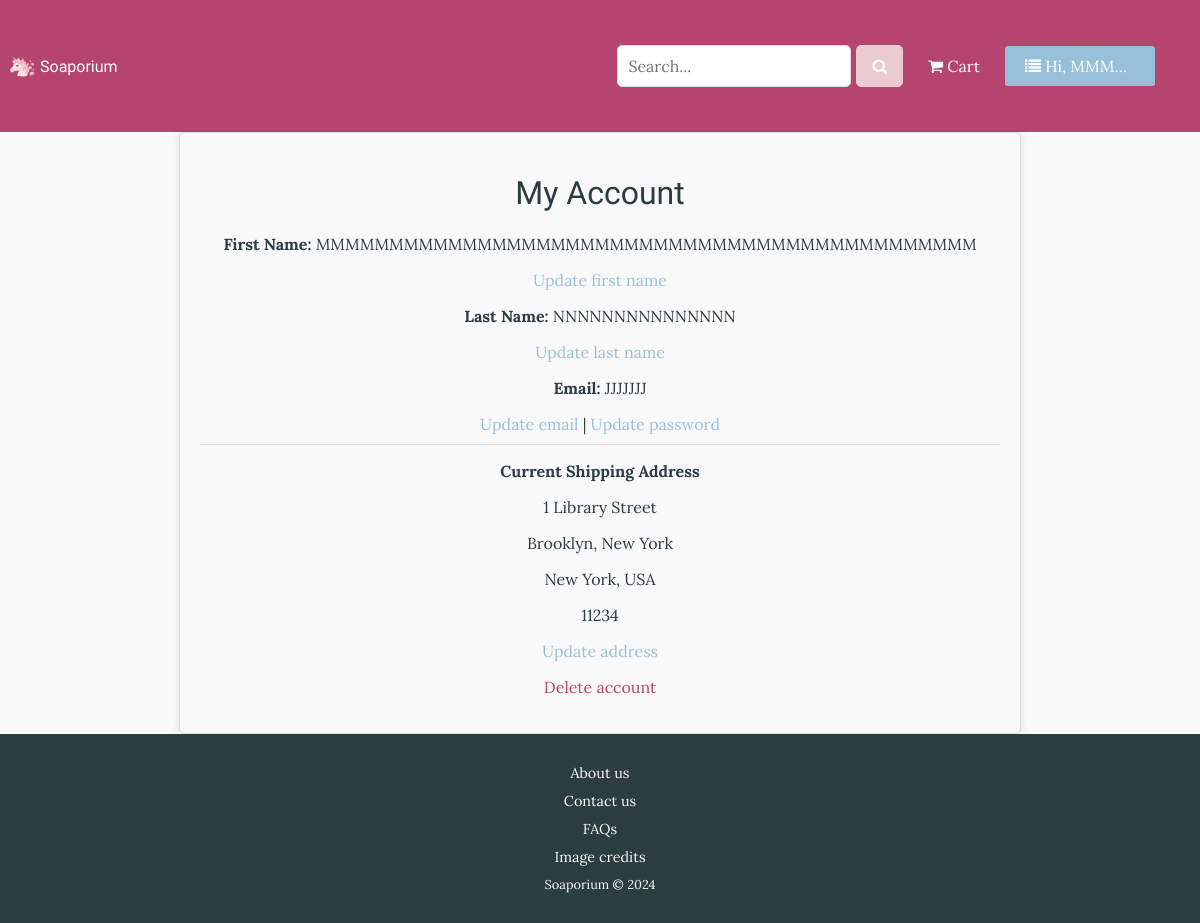
Page /user (signed in) on the committed database.
### tables this page shows
CREATE TABLE User (userid INTEGER PRIMARY KEY AUTOINCREMENT, fname TEXT NOT NULL, lname TEXT NOT NULL, housenum INTEGER, street TEXT, suburb TEXT, town TEXT, region TEXT, country TEXT, postcode INTEGER, email TEXT NOT NULL, password TEXT NOT NULL);

### routes.py (the view)
@app.route("/user")
def userinfo():
    userid = session.get("userid")
    if not userid:
        flash("Please login to access your information", 'message')
        return render_template("login.html")
    sql = "SELECT * FROM User WHERE userid = ?"
    user = execute_query(sql, (userid,), fetchone=True)
    if not user:
        return render_template('404.html'), 404
    return render_template("user.html", user=user)

### routes.py (called while the page is built)
def execute_query(sql, params=(), fetchone=False,
                  fetchall=False, commit=False):
    connection = sqlite3.connect("Soap.db")
    cursor = connection.cursor()
    result = None
    try:
        cursor.execute(sql, params)
        if commit:
            connection.commit()
        if fetchone:
            result = cursor.fetchone()
        elif fetchall:
            result = cursor.fetchall()
    except sqlite3.Error as e:
        app.logger.error(f"Database error: {e}")
        raise
    finally:
        connection.close()
    return result

@app.context_processor
def inject_user_firstname():
    user_firstname = None
    userid = session.get("userid")
    if userid:
        sql = "SELECT fname FROM User WHERE userid = ?"
        user = execute_query(sql, (userid,), fetchone=True)
        if user:
            user_firstname = user[0]
    return dict(user_firstname=user_firstname)

### templates/user.html (shortened to what this page needs)
{% extends "layout.html" %}
{% block content %}
<div class="user-info-container">
    <h1>My Account</h1>
    {% if user %}
    <p><strong>First Name:</strong> {{ user[1] }}</p>
    <a href="{{ url_for('update_info', field='fname') }}" class="update-link">Update first name</a>
    <p><strong>Last Name:</strong> {{ user[2] }}</p>
    <a href="{{ url_for('update_info', field='lname') }}" class="update-link">Update last name</a>
    <p><strong>Email:</strong> {{ user[10] }}</p>
    <a href="{{ url_for('update_info', field='email') }}" class="update-link">Update email</a> |
    <a href="{{ url_for('update_info', field='password') }}" class="update-link">Update password</a>
    <hr>
    {% if user[3] and user[4] and user[5] and user[6] and user[7] and user[8] and user[9] %}
    <p><strong>Current Shipping Address</strong></p>
    <p>{{ user[3] }} {{ user[4] }}</p>
    <p>{{ user[5] }}, {{ user[6] }}</p>
    <p>{{ user[7] }}, {{ user[8] }}</p>
    <p>{{ user[9] }}</p>
    <a href="{{ url_for('update_info', field='address') }}" class="update-link">Update address</a>
    {% else %}
    <p>Looks like you haven't filled your shipping address in. Please <a
            href="{{ url_for('update_info', field='address') }}">update your address.</a></p>
    {% endif %}
    <br><p><a href="{{ url_for('delete_account') }}" class="delete-account-link">Delete account</a></p>
    {% endif %}
</div>
{% endblock %}

### templates/layout.html (shortened to what this page needs)
<!DOCTYPE html>
<html lang="en">
<head>
    <link rel="stylesheet" href="{{ url_for('static', filename='styles.css') }}">
    <link rel="stylesheet" href="https://cdnjs.cloudflare.com/ajax/libs/font-awesome/4.7.0/css/font-awesome.min.css">
</head>
<body>
    <div class="top-bar">
        <a href="{{ url_for('home') }}" class="home-link"><img class="home-icon" src="/static/images/favicon.jpg"
                alt="Soaporium Unicorn"> Soaporium</a>
        <nav class="navbar">
            <ul class="nav-links">
                <li class="search-bar">
                    <form action="{{ url_for('search') }}" method="get">
                        <div class="input-wrapper">
                            <input type="text" name="search_term" maxlength="50" placeholder="Search...">
                            <button type="submit"><i class="fa fa-search"></i></button>
                        </div>
                    </form>
                </li>
                {% if session.get("userid") %}
                <li><a href="{{ url_for('view_current_cart') }}"><i class="fa fa-shopping-cart"></i> Cart</a></li>
                <li class="user-dropdown">
                    <button class="user-dropdown-btn"><i class="fa fa-list"></i> Hi, {{ user_firstname }}</i></button>
                </li>
                {% else %}
                <li><a href="{{ url_for('login') }}">Login</a></li>
                <li><a href="{{ url_for('signup') }}">Sign up</a></li>
                {% endif %}
            </ul>
        </nav>
    </div>
    <div class="content">
        {% block content %}{% endblock %}
    </div>
    <div class="footer">
        <div class="footer links">
            <p><a href="{{ url_for('about') }}">About us</a></p>
            <p><a href="{{ url_for('customer_service') }}">Contact us</a></p>
            <p><a href="{{ url_for('faqs')}}">FAQs</a></p>
            <p><a href="{{ url_for('credit') }}">Image credits</a></p>
            <p>Soaporium &COPY; 2024</p>
        </div>
    </div>
</body>
</html>

### static/styles.css (style rules this page uses)
body, html { height: 100%; margin: 0; padding: 0; font-family: 'Lora', serif; background-color: #faf9f9; color: #2b3d41; display: flex; flex-direction: column; min-height: 100vh; }
h1, h2, h3, h4, h5, h6 { font-family: "Gorditas", cursive; font-weight: 400; text-align: center; }
ul, li { list-style-type: none; margin: 0; padding: 0; }
a { color: #98c1d9; text-decoration: none; }
hr { width: 100%; border: 0; border-top: 1px solid #ddd; margin: 10px 0; }
.top-bar, .navbar { background-color: #b5446e; color: #fff; padding: 10px; display: flex; justify-content: space-between; align-items: center; position: sticky; top: 0; z-index: 1; }
.nav-links { display: flex; align-items: center; flex-wrap: wrap; }
.nav-links li { margin-right: 20px; }
.nav-links a, .home-link { color: #fff; text-decoration: none; }
.home-link { display: flex; align-items: center; font-family: "Gorditas", cursive; font-weight: 400; text-decoration: none; }
.home-icon { height: 25px; width: auto; margin-right: 5px; }
.user-dropdown { position: relative; display: inline-block; }
.user-dropdown-btn { display: inline-block; padding: 10px 20px; font-size: 16px; background-color: #98c1d9; color: #fff; border: none; border-radius: 3px; cursor: pointer; width: 150px; overflow: hidden; text-overflow: ellipsis; white-space: nowrap; }
.search-bar { max-width: 300px; }
.input-wrapper, .update-form { display: flex; align-items: center; width: 100%; }
input[type="text"], input[type="password"] { padding: 10px; font-size: 16px; border: 1px solid #ddd; width: 100%; box-sizing: border-box; }
.input-wrapper input { flex-grow: 1; padding-right: 40px; }
.input-wrapper button { padding: 10px 15px; background-color: #eacbd2; color: #fff; border: 1px solid #eacbd2; cursor: pointer; }
.footer { background-color: #2b3d41; color: #faf9f9; text-align: center; padding: 10px 0; width: 100%; bottom: 0; margin-top: auto; }
.footer a { color: #faf9f9; text-decoration: none; margin: 0 10px; font-size: 0.9rem; }
.footer p { margin: 10px 0; font-size: 0.8rem; }
.login-container, .signup-container, .about-page, .faqs-page, .cart-container, .contact-form-container, .user-info-container, .previous-carts-list { text-align: center; max-width: 800px; margin: auto; padding: 20px; background-color: #faf9f9; border: 1px solid #ddd; border-radius: 5px; box-shadow: 0 0 10px rgba(0, 0, 0, 0.1); }
button, .btn { text-decoration: none; padding: 10px 20px; background-color: #b5446e; color: #faf9f9; border: 1px solid #b5446e; border-radius: 5px; cursor: pointer; font-size: 16px; margin: 5px; font-family: 'Lora', serif; }
form { width: 100%; max-width: 400px; margin: 20px auto; }
input[type="text"], input[type="email"], input[type="password"], textarea { width: 100%; padding: 10px; font-size: 16px; font-family: 'Lora', serif; border: 1px solid #ddd; border-radius: 5px; box-sizing: border-box; }
.delete-account-link { margin-top: 30px; color: #b5446e; }

### rows in the picture
User: fname "MMM…", fname "MMMMMMMMMMMMMMMMMMMMMMMMMMMMMMMMMMMMMMMMMMMMM", lname "NNNNNNNNNNNNNNN", email "JJJJJJJ", housenum "1", street "Library Street", suburb "Brooklyn", town "New York", region "New York", country "USA", postcode "11234"
